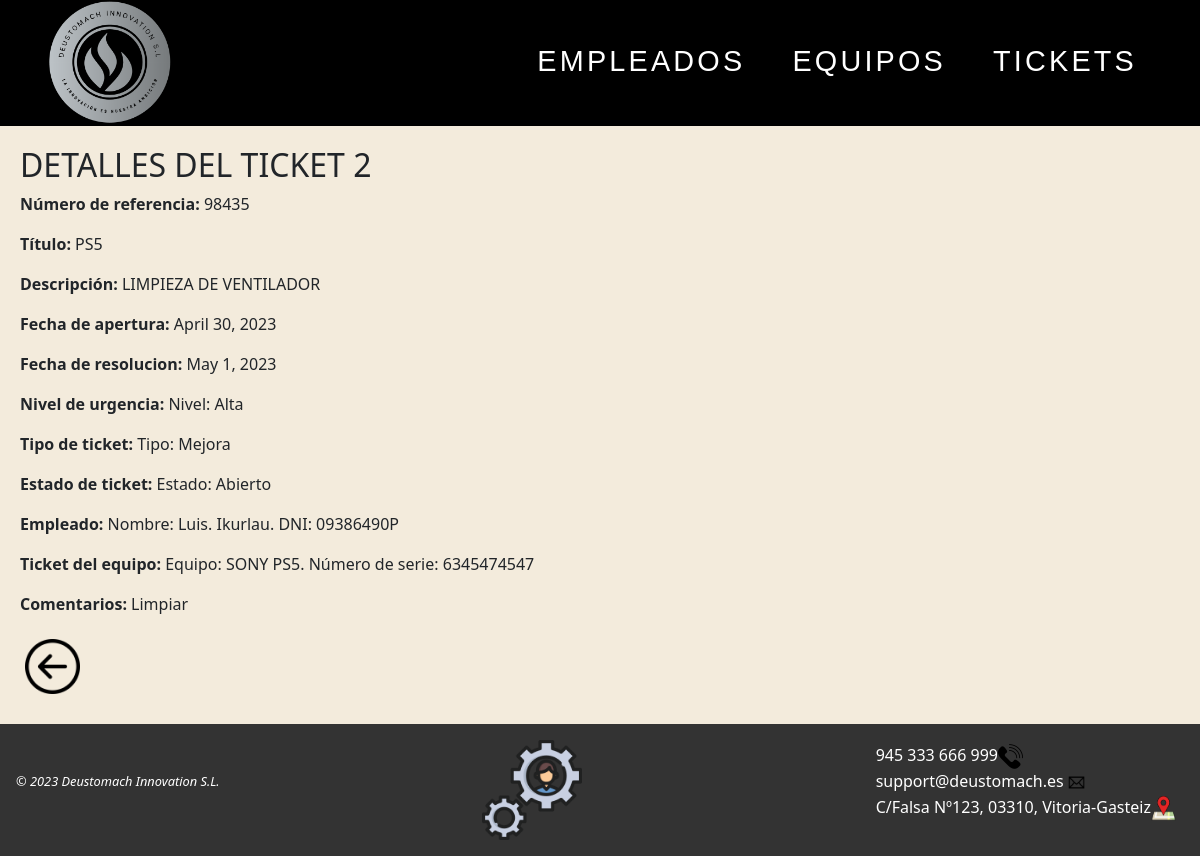
Screenshot of /AppWeb/listadoTickets/2 with the database file from the repository.
### AppWeb/models.py (models this page shows, shortened)
class Ticket(models.Model):
    nref = models.CharField(max_length = 20, unique=True)
    titulo = models.CharField(max_length = 10)
    descripcion = models.CharField(max_length = 50)
    fechaApertura = models.DateField()
    fechaResolucion = models.DateField()
    nivelUrgencia = models.ForeignKey('NivelUrgencia', on_delete=models.CASCADE) # relación one-to-many para seleccionar el nivel de urgencia
    tipo = models.ForeignKey('TipoTicket', on_delete=models.CASCADE) # relación one-to-many para seleccionar el tipo de ticket
    estado = models.ForeignKey('EstadoTicket', on_delete=models.CASCADE) # relación one-to-many para seleccionar el estado del ticket
    empleado = models.ForeignKey('Empleado', on_delete=models.CASCADE, default="") # relación one-to-many, un ticket solo es atendido por un empleado
    equipo = models.ForeignKey('Equipo', on_delete=models.CASCADE, default="") # relación one-to-many, un ticket solo puede tener un equipo
    comentarios = models.CharField(max_length = 40)

class NivelUrgencia(models.Model):
    nombre = models.CharField(max_length=20)
    def __str__(self):
        return f" Nivel: {self.nombre}"

class TipoTicket(models.Model):
    nombre = models.CharField(max_length=20)
    def __str__(self):
        return f" Tipo: {self.nombre}"

class EstadoTicket(models.Model):
    nombre = models.CharField(max_length=20)
    def __str__(self):
        return f" Estado: {self.nombre}"

class Empleado(models.Model):
    dni = models.CharField(max_length=9, unique=True)
    nombre = models.CharField(max_length=15)
    apellidos = models.CharField(max_length=25)
    email = models.CharField(max_length=30)
    telefono = models.IntegerField(default=0)
    def __str__(self):
        return f" Nombre: {self.nombre}. {self.apellidos}. DNI: {self.dni}"

class Equipo(models.Model):
    nserie = models.CharField(max_length=20, unique=True)
    modelo = models.CharField(max_length=50)
    marca = models.CharField(max_length=30)
    tipo = models.CharField(max_length=20)
    fechaAdquisicion = models.DateField()
    fechaPuestaMarcha = models.DateField()
    provNombre = models.CharField(max_length=30)
    provTelefono = models.IntegerField(default=0)
    planta = models.CharField(max_length=15)
    def __str__(self):
        return f" Equipo: {self.marca} {self.modelo}. Número de serie: {self.nserie}"

### AppWeb/views.py (the view)
# urls.py: path('AppWeb/listadoTickets/<int:pk>',views.DetalleTicket.as_view(), name='detalle-ticket'),
class DetalleTicket(DetailView):
    template_name = 'detalleTicket.html'
    model = Ticket

### AppWeb/templates/detalleTicket.html
{% extends "homeTickets.html" %}
{% load static %}
{% block contenido %}
{% if ticket %}
<div class="contenido">
    <h2>DETALLES DEL TICKET {{ticket.id}}</h2>
    <ul class="detalles">
        <li>
            <p><b>Número de referencia: </b>{{ticket.nref}} </p>
        </li>
        <li>
            <p><b>Título: </b>{{ticket.titulo}}</p>
        </li>
        <li>
            <p><b>Descripción: </b>{{ticket.descripcion}}</p>
        </li>
        <li>
            <p><b>Fecha de apertura: </b>{{ticket.fechaApertura}}</p>
        </li>
        <li>
            <p><b>Fecha de resolucion: </b>{{ticket.fechaResolucion}} </p>
        </li>
        <li>
            <p><b>Nivel de urgencia: </b>{{ticket.nivelUrgencia}} </p>
        </li>
        <li>
            <p><b>Tipo de ticket: </b>{{ticket.tipo}}</p>
        </li>
        <li>
            <p><b>Estado de ticket: </b>{{ticket.estado}}</p>
        </li>
        <li>
            <p><b>Empleado: </b>{{ticket.empleado}}</p>
        </li>
        <li>
            <p><b>Ticket del equipo: </b>{{ticket.equipo}}</p>
        </li>
        <li>
            <p><b>Comentarios: </b>{{ticket.comentarios}}</p>
        </li>
    </ul>
    {% else %}
    <p>No existe el ticket seleccionado.</p>
    {% endif %}
    <a href="{% url 'gestion:listado-ticket' %}"><img class="atras" src="{% static 'images/back.png' %}" title="Pulsa para volver a la página anterior"></a>
</div>
{% endblock %}

### AppWeb/static/css/Estilo.css (style rules this page uses)
img { max-width: 100%; height: auto; }
body { background-color: #f3ebdc; position: relative; display: flex; flex-direction: column; min-height: 100vh; }
.detalles { list-style: none; margin: 0; padding: 0; }
.contenido { margin: 0 auto; max-width: 1400px; padding: 20px; }
.atras { width: 55px; margin-bottom: 10px; margin-top: 7px; margin-left: 5px; }
a { color: white; text-decoration: none; }

### rows the page displays
Ticket: id "2", nref "98435", titulo "PS5", descripcion "LIMPIEZA DE VENTILADOR", fechaApertura "April 30, 2023", fechaResolucion "May 1, 2023", nivelUrgencia "Nivel: Alta", tipo "Tipo: Mejora", estado "Estado: Abierto", empleado "Nombre: Luis. Ikurlau. DNI: 09386490P", equipo "Equipo: SONY PS5. Número de serie: 6345474547", comentarios "Limpiar"
